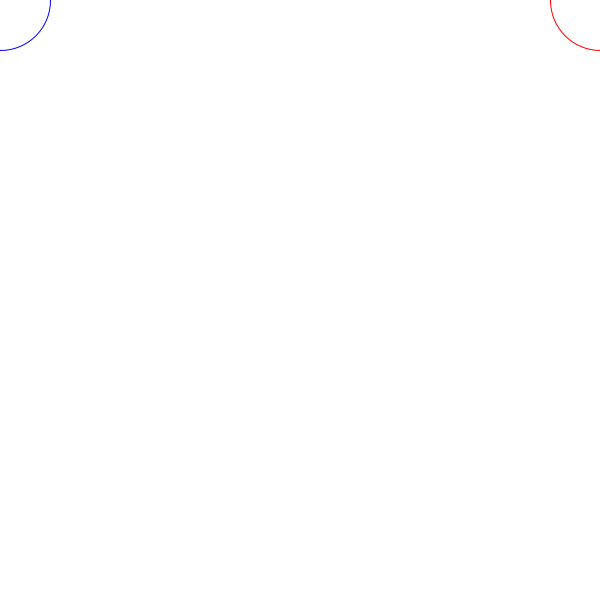
Frame 1 (no input)
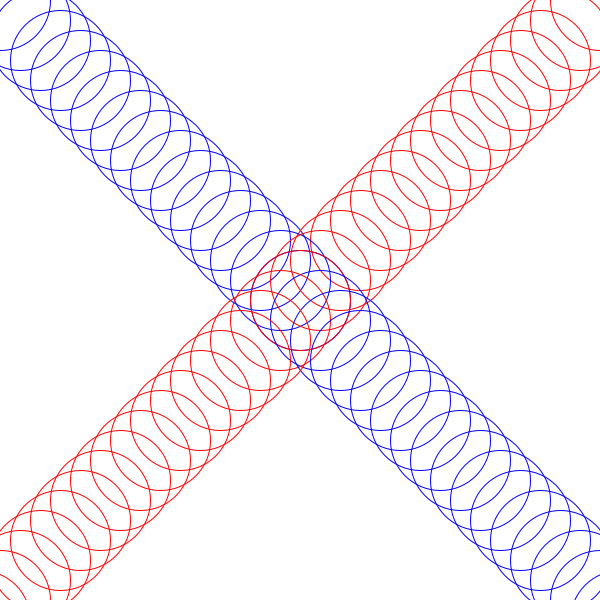
Frame 60 (the mouse pressed at the canvas centre just before this capture)
Frame 120 (the mouse held since frame 60 and released just before this capture): identical to frame 60, image omitted

The Processing sketch that drew these frames (run headless with seeded random() and noise(); from frame 60 on, the mouse is pressed at the canvas centre):

// Processing sketch: week2_02
// ── week2_02.pde
//define global variables
//global means they are not inside of a function definition

//int x = 0; integer is a whole number
//int y = 0;
float x = 0; //float is a decimal value
float y = 0;
String name = "Hello, how is everyone?";

void setup(){
  //color functions can be passed different parameters
  
  //G, GA, RGB, RGBA
  background(255); //white
  
  size(600,600);
  println("THIS RUNS ONE TIME AT THE BEGINNING");
}

void draw(){
  //fill(0,255,0,30);
  noFill(); //set shape color to none
  
  stroke(0,0,255); //change outline color to blue
  //noStroke();
  
  //draw ellipses in a diagonal line, from top left corner
  ellipse(x,y,100,100);
  
  stroke(255,0,0); //change outline color to red
  
  //draw ellipses in a diagonal line, from top right corner
  ellipse(width-x,y,100,100);
  
  //x++; shorthand - adds 1 each time
  //y++;
  
  x += 20; //adds 20 each time 
  y += 20;
  
  //println("THIS RUNS CONTINUOUSLY");
}
